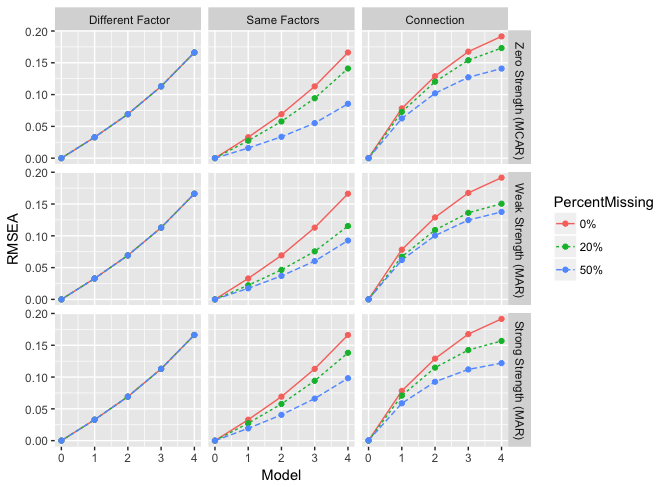

Write R code to recreate this figure.
library(ggplot2)
library(gridExtra)
source("results.R")
library(reshape2)

#Min Pattern, Two Variable missing



mc0 <- fitNoMissingShort_CR2_3[[1]][1:5,]
mc20 <- fitMCAR_Short_CR2_3[[7]][1:5,]
mc50 <- fitMCAR_Short_CR2_3[[8]][1:5,]

weak0 <- fitNoMissingShort_CR2_3[[1]][1:5,]
weak20 <- fitMAR_Linear_Short_CR2_3[[5]][1:5,]
weak50 <- fitMAR_Linear_Short_CR2_3[[6]][1:5,]

strong0 <- fitNoMissingShort_CR2_3[[1]][1:5,]
strong20 <- fitMAR_Linear_Short_CR2_3[[7]][1:5,]
strong50 <- fitMAR_Linear_Short_CR2_3[[8]][1:5,]


data <-rbind(mc0, mc20, mc50, weak0, weak20, weak50, strong0, strong20, strong50 )



perMiss <-rep( rep(c("0%", "20%", "50%"),each=5), 3)
data <- as.data.frame(data, row.names = 1:nrow(data))
data$perMiss<- perMiss 
strength <- rep(c("  Zero Strength (MCAR)", " Weak Strength (MAR)", "Strong Strength (MAR)"), each=15)
model <- rep(0:4, 9)
data$Strength<- strength
data$Model <- model
data$placeMiss <- rep(" Same Factors", nrow(data2))




mc0 <- fitNoMissingShort_CR2_1[[1]][1:5,]
mc20 <- fitMCAR_Short_CR2_1[[1]][1:5,]
mc50 <- fitMCAR_Short_CR2_1[[1]][1:5,]

weak0 <- fitNoMissingShort_CR2_1[[1]][1:5,]
weak20 <- fitMAR_Linear_Short_CR2_1[[5]][1:5,]
weak50 <- fitMAR_Linear_Short_CR2_1[[6]][1:5,]

strong0 <- fitNoMissingShort_CR2_1[[1]][1:5,]
strong20 <- fitMAR_Linear_Short_CR2_1[[7]][1:5,]
strong50 <- fitMAR_Linear_Short_CR2_1[[8]][1:5,]


data2 <-rbind(mc0, mc20, mc50, weak0, weak20, weak50, strong0, strong20, strong50 )



perMiss <-rep( rep(c("0%", "20%", "50%"),each=5), 3)
data2 <- as.data.frame(data2, row.names = 1:nrow(data2))
data2$perMiss<- perMiss 
strength <- rep(c("  Zero Strength (MCAR)", " Weak Strength (MAR)", "Strong Strength (MAR)"), each=15)
model <- rep(0:4, 9)
data2$Strength<- strength
data2$Model <- model
data2$placeMiss <- rep(" Different Factor", nrow(data2))



mc0 <- fitNoMissingShort_WM1[[1]][1:5,]
mc20 <- fitMCAR_Short_WM1[[7]][1:5,]
mc50 <- fitMCAR_Short_WM1[[8]][1:5,]

weak0 <- fitNoMissingShort_WM1[[1]][1:5,]
weak20 <- fitMAR_Linear_Short_WM1[[5]][1:5,]
weak50 <- fitMAR_Linear_Short_WM1[[6]][1:5,]

strong0 <- fitNoMissingShort_WM1[[1]][1:5,]
strong20 <- fitMAR_Linear_Short_WM1[[7]][1:5,]
strong50 <- fitMAR_Linear_Short_WM1[[8]][1:5,]


data3 <-rbind(mc0, mc20, mc50, weak0, weak20, weak50, strong0, strong20, strong50 )



perMiss <-rep( rep(c("0%", "20%", "50%"),each=5), 3)
data3 <- as.data.frame(data3, row.names = 1:nrow(data3))
data3$perMiss<- perMiss 
strength <- rep(c("  Zero Strength (MCAR)", " Weak Strength (MAR)", "Strong Strength (MAR)"), each=15)
model <- rep(0:4, 9)
data3$Strength<- strength
data3$Model <- model
data3$placeMiss <- rep("Connection", nrow(data3))

datafinal <-rbind(data, data2, data3)
datafinal$RMSEA <- datafinal$rmsea
datafinal$PercentMissing<- datafinal$perMiss 

head(data)
head(data3)

ggplot(datafinal, aes(x=Model, y=RMSEA)) + geom_line(aes(linetype=PercentMissing, color=PercentMissing)) + 
  geom_point(aes(color=PercentMissing))+facet_grid(Strength~placeMiss)
